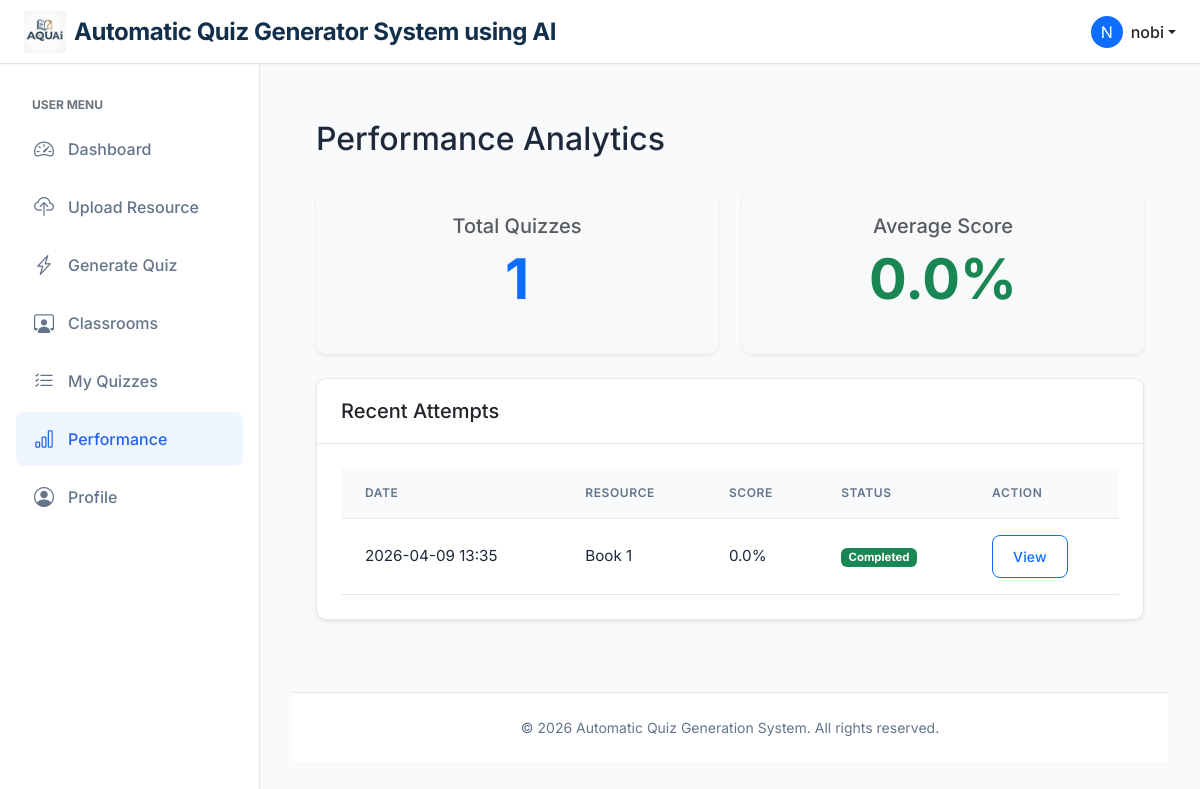
Page /quiz/performance (signed in) on the committed database.
### app/models.py (models this page shows, shortened)
class User(UserMixin, db.Model):
    __tablename__ = "user"
    id = db.Column(db.Integer, primary_key=True)
    username = db.Column(db.String(64), index=True, unique=True)
    email = db.Column(db.String(120), index=True, unique=True)
    password_hash = db.Column(db.String(128))
    role = db.Column(db.String(20), default='user')  # 'admin' or 'user'
    is_flagged = db.Column(db.Boolean, default=False)
    resources = db.relationship('Resource', back_populates='author', cascade="all, delete-orphan")
    quizzes = db.relationship('Quiz', back_populates='user', cascade="all, delete-orphan")
    attempts = db.relationship('QuizAttempt', back_populates='user', cascade="all, delete-orphan")

class QuizAttempt(db.Model):
    __tablename__ = "quiz_attempt"
    id = db.Column(db.Integer, primary_key=True)
    quiz_id = db.Column(db.Integer, db.ForeignKey('quiz.id'), nullable=False)
    user_id = db.Column(db.Integer, db.ForeignKey('user.id'), nullable=False)
    assignment_id = db.Column(db.Integer, db.ForeignKey('assignments.id'), nullable=True)
    __table_args__ = (
        db.UniqueConstraint('user_id', 'assignment_id', name='uq_user_assignment'),
    )
    started_at = db.Column(db.DateTime, default=db.func.current_timestamp())
    completed_at = db.Column(db.DateTime)
    total_score = db.Column(db.Float, default=0.0)
    time_taken = db.Column(db.Integer)
    is_submitted = db.Column(db.Boolean, default=False)
    quiz = db.relationship('Quiz', back_populates='attempts')
    user = db.relationship('User', back_populates='attempts')
    answers = db.relationship('AttemptAnswer', back_populates='attempt', cascade="all, delete-orphan")

class Resource(db.Model):
    __tablename__ = "resource"
    id = db.Column(db.Integer, primary_key=True)
    title = db.Column(db.String(100), nullable=False)
    description = db.Column(db.Text)
    content = db.Column(db.Text)
    file_name = db.Column(db.String(255))
    resource_type = db.Column(db.String(20), default='user_upload')
    created_by = db.Column(db.Integer, db.ForeignKey('user.id'))
    created_at = db.Column(db.DateTime, default=db.func.current_timestamp())
    is_active = db.Column(db.Boolean, default=True)
    author = db.relationship('User', back_populates='resources')
    topics = db.relationship('ResourceTopic', back_populates='resource', cascade="all, delete-orphan")
    questions = db.relationship('GeneratedQuestion', back_populates='resource', cascade="all, delete-orphan")
    quizzes = db.relationship('Quiz', back_populates='resource', cascade="all, delete-orphan")

### app/quiz/routes.py (the view)
@quiz_bp.route('/performance')
@login_required
def performance():
    from app.models import Assignment
    attempts = QuizAttempt.query.filter_by(
        user_id=current_user.id
    ).order_by(
        QuizAttempt.completed_at.desc()
    ).all()
    valid_attempts = db.session.query(QuizAttempt).outerjoin(Assignment, QuizAttempt.assignment_id == Assignment.id).filter(
        QuizAttempt.user_id == current_user.id,
        QuizAttempt.completed_at.isnot(None),
        db.or_(
            QuizAttempt.assignment_id.is_(None),
            Assignment.results_released == True
        )
    ).all()
    total_quizzes = len(valid_attempts)
    avg_score = 0
    if total_quizzes > 0:
        avg_score = sum(a.total_score for a in valid_attempts if a.total_score is not None) / total_quizzes
    assignment_ids = [a.assignment_id for a in attempts if a.assignment_id]
    assignments_dict = {}
    if assignment_ids:
        assignments = Assignment.query.filter(Assignment.id.in_(assignment_ids)).all()
        assignments_dict = {a.id: a for a in assignments}
    return render_template(
        'quiz/performance.html',
        attempts=attempts,
        total_quizzes=total_quizzes,
        avg_score=avg_score,
        assignments=assignments_dict
    )

### app/models.py (called while the page is built)
@login_manager.user_loader
def load_user(id):
    return User.query.get(int(id))

### app/templates/quiz/performance.html
{% extends "base.html" %}
{% block content %}
<div class="container py-4">
    <div class="d-flex justify-content-between align-items-center mb-4">
        <h2>Performance Analytics</h2>
    </div>
    <div class="row mb-4">
        <div class="col-md-6">
            <div class="card text-center bg-light border-0 shadow-sm">
                <div class="card-body">
                    <h5 class="card-title text-muted">Total Quizzes</h5>
                    <p class="display-4 fw-bold text-primary">{{ total_quizzes }}</p>
                </div>
            </div>
        </div>
        <div class="col-md-6">
            <div class="card text-center bg-light border-0 shadow-sm">
                <div class="card-body">
                    <h5 class="card-title text-muted">Average Score</h5>
                    <p class="display-4 fw-bold text-success">{{ "%.1f"|format(avg_score) }}%</p>
                </div>
            </div>
        </div>
    </div>
    <div class="card shadow-sm">
        <div class="card-header">
            <h5 class="mb-0">Recent Attempts</h5>
        </div>
        <div class="card-body">
            {% if attempts %}
            <div class="table-responsive">
                <table class="table table-hover">
                    <thead>
                        <tr>
                            <th>Date</th>
                            <th>Resource</th>
                            <th>Score</th>
                            <th>Status</th>
                            <th>Action</th>
                        </tr>
                    </thead>
                    <tbody>
                        {% for attempt in attempts %}
                        <tr>
                            <td>{{ attempt.completed_at.strftime('%Y-%m-%d %H:%M') if attempt.completed_at else 'In
                                Progress' }}</td>
                            <td>{{ attempt.quiz.resource.title }}</td>
                            <td>
                                {% if attempt.assignment_id %}
                                    {% if assignments.get(attempt.assignment_id) and assignments[attempt.assignment_id].results_released %}
                                        {{ "%.1f"|format(attempt.total_score) }}%
                                    {% else %}
                                        <span class="text-muted small"><i class="bi bi-lock me-1"></i>Pending</span>
                                    {% endif %}
                                {% else %}
                                    {{ "%.1f"|format(attempt.total_score) if attempt.total_score is not none else 'N/A' }}%
                                {% endif %}
                            </td>
                            <td>
                                {% if attempt.completed_at %}
                                <span class="badge bg-success">Completed</span>
                                {% else %}
                                <span class="badge bg-warning text-dark">In Progress</span>
                                {% endif %}
                            </td>
                            <td>
                                {% if attempt.assignment_id and assignments.get(attempt.assignment_id) and not assignments[attempt.assignment_id].results_released %}
                                <button class="btn btn-sm btn-outline-secondary" disabled title="Not released">View</button>
                                {% else %}
                                <a href="{{ url_for('quiz.result', attempt_id=attempt.id) }}" class="btn btn-sm btn-outline-primary">View</a>
                                {% endif %}
                            </td>
                        </tr>
                        {% endfor %}
                    </tbody>
                </table>
            </div>
            {% else %}
            <p class="text-center text-muted">No quizzes taken yet.</p>
            {% endif %}
        </div>
    </div>
</div>
{% endblock %}

### app/templates/base.html (shortened to what this page needs)
<!doctype html>
<html lang="en">
<head>
  <link href="https://cdn.jsdelivr.net/npm/bootstrap@5.3.0/dist/css/bootstrap.min.css" rel="stylesheet">
  <link href="https://cdn.jsdelivr.net/npm/bootstrap-icons@1.10.0/font/bootstrap-icons.css" rel="stylesheet">
  <link href="{{ url_for('static', filename='css/style.css') }}" rel="stylesheet">
</head>
<body>
  <nav class="navbar navbar-expand-lg navbar-light bg-white fixed-top border-bottom">
    <div class="container-fluid px-4">
      <a class="navbar-brand d-flex align-items-center gap-2" href="{{ url_for('index') }}">
        <img src="{{ url_for('static', filename='images/logo.jpeg') }}" alt="AQUAi Logo" class="app-logo">
        <div class="app-title" style="display: flex; flex-direction: column; line-height: 1;">
          <span class="fw-bold fs-4" style="color: #122f4b;">Automatic Quiz Generator System using AI</span>
        </div>
      </a>
      <div class="d-flex align-items-center ms-auto">
        {% if current_user.is_authenticated %}
        <div class="dropdown">
          <a href="#" class="d-flex align-items-center text-decoration-none dropdown-toggle text-dark"
            id="dropdownUser1" data-bs-toggle="dropdown" aria-expanded="false">
            <div class="bg-primary text-white rounded-circle d-flex align-items-center justify-content-center me-2"
              style="width: 32px; height: 32px;">
              {{ current_user.username[0].upper() }}
            </div>
            <span class="d-none d-sm-inline fw-medium">
              {{ current_user.username }}
            </span>
          </a>
        </div>
        {% endif %}
      </div>
    </div>
  </nav>
  <div class="d-flex">
    {% if current_user.is_authenticated %}
    <nav class="sidebar show">
      <div class="py-2">
        {% if current_user.role == 'admin' %}
        <small class="text-uppercase text-secondary fw-bold px-3 mb-2 d-block" style="font-size: 0.75rem;">
          Admin Menu
        </small>
        <a href="{{ url_for('admin.dashboard') }}"
          class="nav-link {{ 'active' if request.endpoint == 'admin.dashboard' else '' }}">
          <i class="bi bi-speedometer2"></i> Dashboard
        </a>
        <a href="{{ url_for('admin.resources') }}"
          class="nav-link {{ 'active' if request.endpoint == 'admin.resources' else '' }}">
          <i class="bi bi-folder2-open"></i> Manage Resources
        </a>
        <a href="{{ url_for('admin.user_monitoring') }}"
          class="nav-link {{ 'active' if request.endpoint == 'admin.user_monitoring' else '' }}">
          <i class="bi bi-people"></i> User Monitoring
        </a>
        <a href="{{ url_for('admin.list_classrooms') }}"
          class="nav-link {{ 'active' if 'classrooms' in (request.endpoint or '') else '' }}">
          <i class="bi bi-person-workspace"></i> Classrooms
        </a>
        <a href="{{ url_for('admin.list_assignments') }}"
          class="nav-link {{ 'active' if 'assignments' in (request.endpoint or '') else '' }}">
          <i class="bi bi-clipboard-plus"></i> Assign Assignments
        </a>
        <a href="{{ url_for('admin.analytics') }}"
          class="nav-link {{ 'active' if request.endpoint == 'admin.analytics' else '' }}">
          <i class="bi bi-graph-up"></i> Analytics
        </a>
        {% else %}
        <small class="text-uppercase text-secondary fw-bold px-3 mb-2 d-block" style="font-size: 0.75rem;">
          User Menu
        </small>
        <a href="{{ url_for('user.dashboard') }}"
          class="nav-link {{ 'active' if request.endpoint == 'user.dashboard' else '' }}">
          <i class="bi bi-speedometer2"></i> Dashboard
        </a>
        <a href="{{ url_for('user.upload') }}"
          class="nav-link {{ 'active' if request.endpoint == 'user.upload' else '' }}">
          <i class="bi bi-cloud-upload"></i> Upload Resource
        </a>
        <a href="{{ url_for('ai_engine.process') }}"
          class="nav-link {{ 'active' if request.endpoint == 'ai_engine.process' else '' }}">
          <i class="bi bi-lightning-charge"></i> Generate Quiz
        </a>
        <a href="{{ url_for('user.list_classrooms') }}"
          class="nav-link {{ 'active' if 'classrooms' in (request.endpoint or '') else '' }}">
          <i class="bi bi-person-workspace"></i> Classrooms
        </a>
        <a href="{{ url_for('quiz.my_quizzes') }}"
          class="nav-link {{ 'active' if request.endpoint == 'quiz.my_quizzes' else '' }}">
          <i class="bi bi-list-check"></i> My Quizzes
        </a>
        <a href="{{ url_for('quiz.performance') }}"
          class="nav-link {{ 'active' if request.endpoint == 'quiz.performance' else '' }}">
          <i class="bi bi-bar-chart"></i> Performance
        </a>
        <a href="{{ url_for('user.profile') }}"
          class="nav-link {{ 'active' if request.endpoint == 'user.profile' else '' }}">
          <i class="bi bi-person-circle"></i> Profile
        </a>
        {% endif %}
      </div>
    </nav>
    {% endif %}
    <main class="main-content {{ 'ms-0' if not current_user.is_authenticated else '' }}"
      style="{{ 'margin-left: 0;' if not current_user.is_authenticated else '' }}">
      <div class="{{ 'container' if not current_user.is_authenticated else 'container-fluid' }}">
        {% block content %}{% endblock %}
      </div>
      <footer class="footer mt-5">
        <div class="container">
          <span>&copy; {{ 2026 }} Automatic Quiz Generation System. All rights reserved.</span>
        </div>
      </footer>
    </main>
  </div>
</body>
</html>

### app/static/css/style.css (style rules this page uses)
:root { --primary-color: #2563eb; --primary-hover: #1d4ed8; --secondary-color: #64748b; --background-color: #f8fafc; --sidebar-width: 260px; --text-color: #1e293b; --card-shadow: 0 1px 3px 0 rgb(0 0 0 / 0.1), 0 1px 2px -1px rgb(0 0 0 / 0.1); --card-hover-shadow: 0 10px 15px -3px rgb(0 0 0 / 0.1), 0 4px 6px -4px rgb(0 0 0 / 0.1); --border-color: #e5e7eb; --transition-speed: 0.2s; --border-radius: 10px; }
body { font-family: 'Inter', system-ui, -apple-system, sans-serif; background-color: var(--background-color); color: var(--text-color); min-height: 100vh; display: flex; flex-direction: column; overflow-x: hidden; }
.navbar { box-shadow: 0 1px 2px 0 rgb(0 0 0 / 0.05); z-index: 1030; background-color: white !important; height: 64px; }
.navbar-brand { font-weight: 600; color: var(--primary-color) !important; font-size: 1.1rem; letter-spacing: -0.025em; }
.sidebar { width: var(--sidebar-width); position: fixed; top: 64px; bottom: 0; left: 0; z-index: 100; padding: 1.5rem 1rem; overflow-y: auto; background-color: white; border-right: 1px solid var(--border-color); transition: transform 0.3s ease-in-out; }
.sidebar .nav-link { color: var(--secondary-color); font-weight: 500; padding: 0.75rem 1rem; border-radius: 0.5rem; margin-bottom: 0.25rem; display: flex; align-items: center; gap: 0.75rem; transition: all var(--transition-speed) ease; }
.sidebar .nav-link.active { background-color: #eff6ff; color: var(--primary-color); }
.sidebar i { font-size: 1.25rem; width: 24px; text-align: center; transition: color var(--transition-speed) ease; }
.main-content { margin-left: var(--sidebar-width); padding: 2rem; margin-top: 64px; flex: 1; display: flex; flex-direction: column; min-height: calc(100vh - 64px); }
.card { border: 1px solid var(--border-color); border-radius: var(--border-radius); box-shadow: var(--card-shadow); transition: transform var(--transition-speed) ease, box-shadow var(--transition-speed) ease; background-color: white; overflow: hidden; }
.card-header { background-color: white; border-bottom: 1px solid var(--border-color); font-weight: 600; padding: 1.25rem 1.5rem; }
.card-body { padding: 1.5rem; }
.btn { border-radius: 0.5rem; padding: 0.625rem 1.25rem; font-weight: 500; transition: all var(--transition-speed) ease; letter-spacing: 0.01em; }
.table { vertical-align: middle; margin-bottom: 0; }
.table thead th { background-color: #f8fafc; color: var(--secondary-color); font-weight: 600; text-transform: uppercase; font-size: 0.75rem; letter-spacing: 0.05em; border-bottom: 1px solid var(--border-color); padding: 1rem 1.5rem; }
.table tbody td { padding: 1rem 1.5rem; border-bottom: 1px solid var(--border-color); color: var(--text-color); font-size: 0.95rem; }
.footer { margin-top: auto; background-color: white; border-top: 1px solid var(--border-color); padding: 1.5rem 0; text-align: center; color: var(--secondary-color); font-size: 0.875rem; }
.fw-medium { font-weight: 500; }
.app-logo { height: 42px; width: auto; }
.app-title { line-height: 1.1; }
.app-title span { font-size: 18px; }

### rows in the picture
User: username "N", username "nobi"
QuizAttempt: completed_at "2026-04-09 13:35", quiz.resource "Book 1", total_score "0.0", shows "Completed"

### other values in the picture
{{ total_quizzes }} "1"
{{ "%.1f"|format(avg_score) }} "0.0"
{{ 2026 }} "2026"
